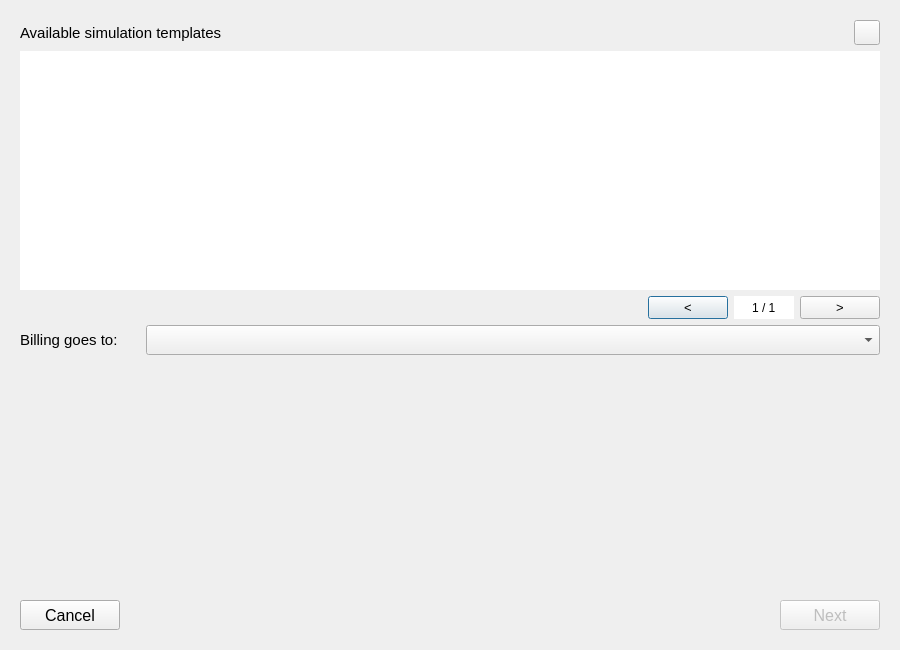
<?xml version="1.0" encoding="UTF-8"?>
<ui version="4.0">
 <class>Dialog</class>
 <widget class="QDialog" name="Dialog">
  <property name="geometry">
   <rect>
    <x>0</x>
    <y>0</y>
    <width>900</width>
    <height>650</height>
   </rect>
  </property>
  <property name="font">
   <font>
    <family>Segoe UI</family>
   </font>
  </property>
  <property name="focusPolicy">
   <enum>Qt::StrongFocus</enum>
  </property>
  <property name="windowTitle">
   <string>Choose model and simulation template</string>
  </property>
  <layout class="QGridLayout" name="gridLayout">
   <item row="0" column="0">
    <widget class="QWidget" name="model_selection_widget" native="true">
     <property name="sizePolicy">
      <sizepolicy hsizetype="Preferred" vsizetype="Expanding">
       <horstretch>0</horstretch>
       <verstretch>0</verstretch>
      </sizepolicy>
     </property>
     <property name="minimumSize">
      <size>
       <width>500</width>
       <height>300</height>
      </size>
     </property>
     <layout class="QGridLayout" name="gridLayout_8">
      <item row="2" column="0" colspan="2">
       <layout class="QHBoxLayout" name="horizontalLayout_6">
        <property name="bottomMargin">
         <number>0</number>
        </property>
        <item>
         <widget class="QLabel" name="label">
          <property name="font">
           <font>
            <family>Segoe UI</family>
            <pointsize>11</pointsize>
           </font>
          </property>
          <property name="text">
           <string>Available simulation templates</string>
          </property>
         </widget>
        </item>
        <item>
         <widget class="QToolButton" name="refresh_btn">
          <property name="toolTip">
           <string>Refresh</string>
          </property>
          <property name="icon">
           <iconset>
            <normaloff>../icons/refresh.svg</normaloff>../icons/refresh.svg</iconset>
          </property>
          <property name="iconSize">
           <size>
            <width>18</width>
            <height>18</height>
           </size>
          </property>
         </widget>
        </item>
       </layout>
      </item>
      <item row="5" column="0" colspan="2">
       <layout class="QHBoxLayout" name="horizontalLayout_5">
        <property name="bottomMargin">
         <number>0</number>
        </property>
        <item>
         <widget class="QLabel" name="label_6">
          <property name="maximumSize">
           <size>
            <width>120</width>
            <height>16777215</height>
           </size>
          </property>
          <property name="font">
           <font>
            <family>Segoe UI</family>
            <pointsize>11</pointsize>
           </font>
          </property>
          <property name="text">
           <string>Billing goes to:</string>
          </property>
         </widget>
        </item>
        <item>
         <widget class="QComboBox" name="organisations_box">
          <property name="minimumSize">
           <size>
            <width>0</width>
            <height>30</height>
           </size>
          </property>
          <property name="font">
           <font>
            <family>Segoe UI</family>
            <pointsize>10</pointsize>
           </font>
          </property>
         </widget>
        </item>
       </layout>
      </item>
      <item row="4" column="0" colspan="2">
       <layout class="QHBoxLayout" name="horizontalLayout_4">
        <property name="topMargin">
         <number>0</number>
        </property>
        <property name="bottomMargin">
         <number>0</number>
        </property>
        <item>
         <spacer name="horizontalSpacer_14">
          <property name="orientation">
           <enum>Qt::Horizontal</enum>
          </property>
          <property name="sizeHint" stdset="0">
           <size>
            <width>400</width>
            <height>20</height>
           </size>
          </property>
         </spacer>
        </item>
        <item>
         <widget class="QPushButton" name="pb_templates_prev_page">
          <property name="enabled">
           <bool>true</bool>
          </property>
          <property name="sizePolicy">
           <sizepolicy hsizetype="Minimum" vsizetype="Minimum">
            <horstretch>0</horstretch>
            <verstretch>0</verstretch>
           </sizepolicy>
          </property>
          <property name="minimumSize">
           <size>
            <width>40</width>
            <height>20</height>
           </size>
          </property>
          <property name="maximumSize">
           <size>
            <width>16777215</width>
            <height>16777215</height>
           </size>
          </property>
          <property name="font">
           <font>
            <family>Segoe UI</family>
            <pointsize>10</pointsize>
           </font>
          </property>
          <property name="layoutDirection">
           <enum>Qt::LeftToRight</enum>
          </property>
          <property name="text">
           <string>&lt;</string>
          </property>
         </widget>
        </item>
        <item>
         <widget class="QSpinBox" name="templates_page_sbox">
          <property name="enabled">
           <bool>true</bool>
          </property>
          <property name="sizePolicy">
           <sizepolicy hsizetype="Minimum" vsizetype="Minimum">
            <horstretch>0</horstretch>
            <verstretch>0</verstretch>
           </sizepolicy>
          </property>
          <property name="minimumSize">
           <size>
            <width>60</width>
            <height>20</height>
           </size>
          </property>
          <property name="font">
           <font>
            <family>Segoe UI</family>
           </font>
          </property>
          <property name="focusPolicy">
           <enum>Qt::StrongFocus</enum>
          </property>
          <property name="styleSheet">
           <string notr="true">QSpinBox {background-color: white;}</string>
          </property>
          <property name="frame">
           <bool>false</bool>
          </property>
          <property name="alignment">
           <set>Qt::AlignCenter</set>
          </property>
          <property name="buttonSymbols">
           <enum>QAbstractSpinBox::NoButtons</enum>
          </property>
          <property name="suffix">
           <string> / 1</string>
          </property>
          <property name="minimum">
           <number>1</number>
          </property>
         </widget>
        </item>
        <item>
         <widget class="QPushButton" name="pb_templates_next_page">
          <property name="enabled">
           <bool>true</bool>
          </property>
          <property name="sizePolicy">
           <sizepolicy hsizetype="Minimum" vsizetype="Minimum">
            <horstretch>0</horstretch>
            <verstretch>0</verstretch>
           </sizepolicy>
          </property>
          <property name="minimumSize">
           <size>
            <width>40</width>
            <height>20</height>
           </size>
          </property>
          <property name="maximumSize">
           <size>
            <width>16777215</width>
            <height>16777215</height>
           </size>
          </property>
          <property name="font">
           <font>
            <family>Segoe UI</family>
            <pointsize>10</pointsize>
           </font>
          </property>
          <property name="text">
           <string>&gt;</string>
          </property>
         </widget>
        </item>
       </layout>
      </item>
      <item row="7" column="0">
       <spacer name="verticalSpacer">
        <property name="orientation">
         <enum>Qt::Vertical</enum>
        </property>
        <property name="sizeHint" stdset="0">
         <size>
          <width>20</width>
          <height>40</height>
         </size>
        </property>
       </spacer>
      </item>
      <item row="8" column="0" colspan="2">
       <layout class="QHBoxLayout" name="horizontalLayout_2">
        <property name="bottomMargin">
         <number>0</number>
        </property>
        <item>
         <widget class="QPushButton" name="pb_cancel_load">
          <property name="minimumSize">
           <size>
            <width>100</width>
            <height>30</height>
           </size>
          </property>
          <property name="maximumSize">
           <size>
            <width>16777215</width>
            <height>16777215</height>
           </size>
          </property>
          <property name="font">
           <font>
            <family>Segoe UI</family>
            <pointsize>12</pointsize>
           </font>
          </property>
          <property name="text">
           <string>Cancel</string>
          </property>
         </widget>
        </item>
        <item>
         <spacer name="horizontalSpacer_7">
          <property name="orientation">
           <enum>Qt::Horizontal</enum>
          </property>
          <property name="sizeHint" stdset="0">
           <size>
            <width>40</width>
            <height>20</height>
           </size>
          </property>
         </spacer>
        </item>
        <item>
         <widget class="QPushButton" name="pb_load">
          <property name="enabled">
           <bool>false</bool>
          </property>
          <property name="minimumSize">
           <size>
            <width>100</width>
            <height>30</height>
           </size>
          </property>
          <property name="maximumSize">
           <size>
            <width>16777215</width>
            <height>16777215</height>
           </size>
          </property>
          <property name="font">
           <font>
            <family>Segoe UI</family>
            <pointsize>12</pointsize>
           </font>
          </property>
          <property name="text">
           <string>Next</string>
          </property>
         </widget>
        </item>
       </layout>
      </item>
      <item row="3" column="0" colspan="2">
       <widget class="QTreeView" name="templates_tv">
        <property name="font">
         <font>
          <family>Segoe UI</family>
          <pointsize>10</pointsize>
         </font>
        </property>
        <property name="frameShape">
         <enum>QFrame::NoFrame</enum>
        </property>
        <property name="editTriggers">
         <set>QAbstractItemView::NoEditTriggers</set>
        </property>
       </widget>
      </item>
     </layout>
    </widget>
   </item>
  </layout>
 </widget>
 <tabstops>
  <tabstop>refresh_btn</tabstop>
  <tabstop>templates_tv</tabstop>
  <tabstop>pb_templates_prev_page</tabstop>
  <tabstop>templates_page_sbox</tabstop>
  <tabstop>pb_templates_next_page</tabstop>
  <tabstop>organisations_box</tabstop>
  <tabstop>pb_cancel_load</tabstop>
  <tabstop>pb_load</tabstop>
 </tabstops>
 <resources/>
 <connections/>
</ui>
